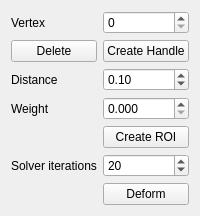
<?xml version="1.0" encoding="UTF-8"?>
<ui version="4.0">
 <class>DeformWidget</class>
 <widget class="QWidget" name="DeformWidget">
  <property name="geometry">
   <rect>
    <x>0</x>
    <y>0</y>
    <width>181</width>
    <height>215</height>
   </rect>
  </property>
  <property name="windowTitle">
   <string>Particles</string>
  </property>
  <layout class="QGridLayout" name="gridLayout">
   <item row="0" column="1">
    <widget class="QSpinBox" name="vertexID">
     <property name="minimum">
      <number>0</number>
     </property>
     <property name="maximum">
      <number>999999999</number>
     </property>
     <property name="value">
      <number>0</number>
     </property>
    </widget>
   </item>
   <item row="7" column="1">
    <widget class="QPushButton" name="deformButton">
     <property name="text">
      <string>Deform</string>
     </property>
    </widget>
   </item>
   <item row="0" column="0">
    <widget class="QLabel" name="label">
     <property name="text">
      <string>Vertex</string>
     </property>
    </widget>
   </item>
   <item row="5" column="0">
    <widget class="QLabel" name="label_2">
     <property name="text">
      <string>Solver iterations</string>
     </property>
    </widget>
   </item>
   <item row="4" column="1">
    <widget class="QPushButton" name="createROI">
     <property name="text">
      <string>Create ROI</string>
     </property>
    </widget>
   </item>
   <item row="1" column="1">
    <widget class="QPushButton" name="createHandle">
     <property name="text">
      <string>Create Handle</string>
     </property>
    </widget>
   </item>
   <item row="1" column="0">
    <widget class="QPushButton" name="deleteHandle">
     <property name="text">
      <string>Delete</string>
     </property>
    </widget>
   </item>
   <item row="2" column="0">
    <widget class="QLabel" name="label_3">
     <property name="text">
      <string>Distance</string>
     </property>
    </widget>
   </item>
   <item row="2" column="1">
    <widget class="QDoubleSpinBox" name="roiDistance">
     <property name="maximum">
      <double>1.000000000000000</double>
     </property>
     <property name="value">
      <double>0.100000000000000</double>
     </property>
    </widget>
   </item>
   <item row="5" column="1">
    <widget class="QSpinBox" name="numSolverIterations">
     <property name="maximum">
      <number>999999999</number>
     </property>
     <property name="singleStep">
      <number>5</number>
     </property>
     <property name="value">
      <number>20</number>
     </property>
    </widget>
   </item>
   <item row="3" column="0">
    <widget class="QLabel" name="label_4">
     <property name="text">
      <string>Weight</string>
     </property>
    </widget>
   </item>
   <item row="3" column="1">
    <widget class="QDoubleSpinBox" name="gaussWeight">
     <property name="decimals">
      <number>3</number>
     </property>
     <property name="maximum">
      <double>1.000000000000000</double>
     </property>
    </widget>
   </item>
  </layout>
 </widget>
 <resources/>
 <connections/>
</ui>
